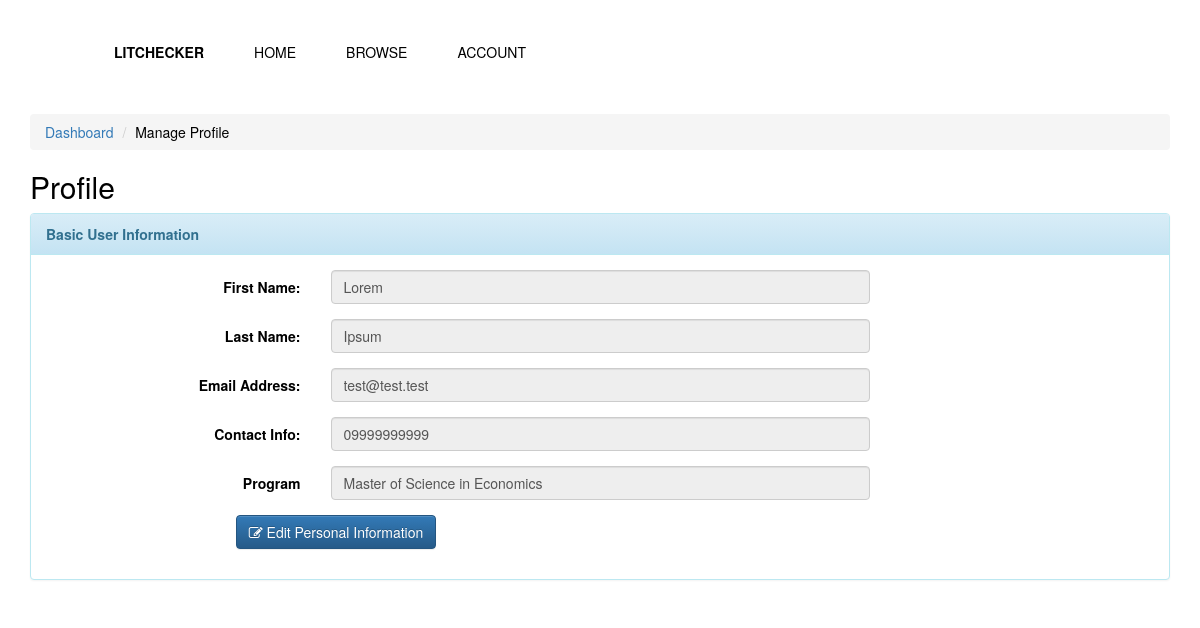
The page /manage_profile.php on the database its author committed.
### tables this page shows
CREATE TABLE `user` (
  `id` int(11) NOT NULL,
  `username` varchar(100) NOT NULL,
  `password` varchar(100) NOT NULL,
  `last_name` varchar(100) NOT NULL,
  `first_name` varchar(200) NOT NULL,
  `email` varchar(100) NOT NULL,
  `contact` text NOT NULL,
  `program` varchar(100) NOT NULL
);

### manage_profile.php (the view, shortened to what this page needs)
<?php
include 'config.php';
$sql = "SELECT * FROM user WHERE id = 1";
    $result = $conn->query($sql);
    if ($result->num_rows > 0) {
        while($row = $result->fetch_assoc()) {
            $firstname = $row['first_name'];
            $lastname = $row['last_name'];
            $email = $row['email'];
            $contact = $row['contact'];
            $program = $row['program'];
            }
        } ?>
<!DOCTYPE html>
<html>
<head>
<link rel="stylesheet" href="https://maxcdn.bootstrapcdn.com/bootstrap/3.4.1/css/bootstrap.min.css">
</head>
<body>
<?php include'banner_login.php'; ?>
<div class="container" >
	    <nav aria-label="breadcrumb">
          <ol class="breadcrumb">
            <li class="breadcrumb-item active"><a href="dashboard.php">Dashboard</a></li>
            <li class="breadcrumb-item ">Manage Profile</li>
          </ol>
        </nav>
	<h2>Profile</h2>
	<div class="panel panel-info">
    	<div class="panel-heading"><b>Basic User Information</b></div>
	    <div class="panel-body">
		    <form class="form-horizontal" action="">
				<div class="form-group">
				  <label class="control-label col-sm-3" for="">First Name:</label>
				  <div class="col-sm-6">
				    <input type="text" class="form-control" id="" value="<?php echo $firstname ?>" name="" readonly>
				  </div>
				</div>
				<div class="form-group">
				  <label class="control-label col-sm-3" for="">Last Name:</label>
				  <div class="col-sm-6">
				    <input type="text" class="form-control" id="" value="<?php echo $lastname ?>" name="" readonly>
				  </div>
				</div>
				<div class="form-group">
				  <label class="control-label col-sm-3" for="">Email Address:</label>
				  <div class="col-sm-6">
				    <input type="email" class="form-control" id="" value="<?php echo $email ?>" name="" readonly>
				  </div>
				</div>
				<div class="form-group">
				  <label class="control-label col-sm-3" for="">Contact Info:</label>
				  <div class="col-sm-6">
				    <input type="text" class="form-control" id="" value="<?php echo $contact ?>" name="" readonly>
				  </div>
				</div>
				<div class="form-group">
				  <label class="control-label col-sm-3" for="">Program</label>
				  <div class="col-sm-6">
				    <input type="text" class="form-control" id="" value="<?php echo $program ?>" name="" readonly>
				  </div>
				</div>
				<div class="form-group">
				  <div class="col-sm-offset-2 col-sm-10">
				    <button type="submit" class="btn btn-primary"><span class="fa fa-edit"></span> Edit Personal Information</button>
				  </div>
				</div>
			</form>
	    </div>
    </div>
</div>
</body>
</html>

### rows shown on the page
user: first_name "Lorem", last_name "Ipsum", email "test@test.test", contact "09999999999", program "Master of Science in Economics"
